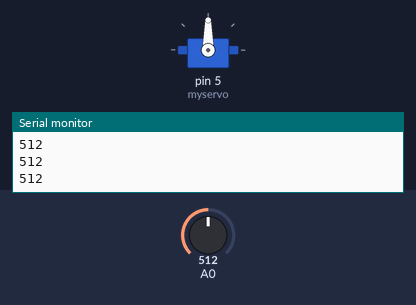
The sketch below on a simulated Arduino Uno, built with avr-gcc and run on an emulated ATmega328P. On the bench: servo, the last lines printed to the serial monitor. Inputs (shaded band) come from the test bench; at power-on: A0 = 512.

Above: at 1.7 s.
1.8 s: A0 set to 582
3.3 s: A0 set to 619
At 4.7 s:
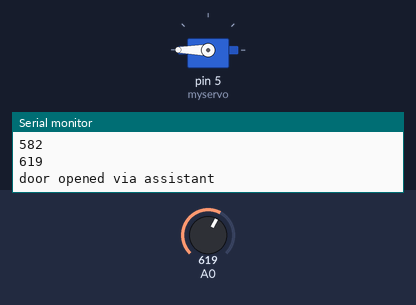
Timing chart, 0 to 6.3 s (numbered marks = the images above; inputs shaded):
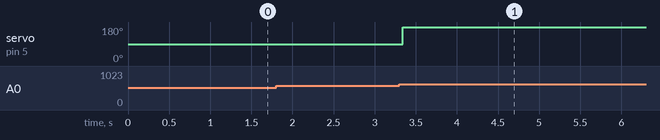

The sketch:

RFID_sensor.ino
```cpp
#include<string.h>
#include<Servo.h>


char input[12];
int count = 0;
int flag=0;
// SETUP FUNCTION
Servo myservo;
void open_door();

void setup()
{

    Serial.begin(9600); // START SERIAL AT BAUD RATE OF 9600 BITS/SEC
    pinMode(A0,INPUT);
    myservo.attach(5);
    myservo.write(90);
    delay(500);
}

void loop()
{
   flag = analogRead(A0);
  if(Serial.available()) // CHECK FOR AVAILABILITY OF SERIAL DATA
  {
      count = 0; // Reset the counter to zero

      while(Serial.available() && count < 12) {

          input[count] = Serial.read(); // Read 1 Byte of data and store it in the input[] variable

          count++; // increment counter
          delay(5);
      }
      // PRINTING RFID TAG
      Serial.println(input);
//      Serial.println();
      if(strcmp(input,"5A001E1F88D3 ")==0)
        {
         Serial.println("Access Granted to Soham");
         open_door();
        }
     else if(strcmp(input,"550073E54F8C ")==0)
        {
         Serial.println("Access Granted to Ronak");
         open_door();
        }
  }
  Serial.println(flag);
  if(flag>600)
   {
      Serial.println("door opened via assistant");
      open_door();
    }


}

void open_door()
{
   Serial.println();
   myservo.write(180);
   delay(3000);
   myservo.write(90);
}
```

Measured:
- the behaviour switches between 600 and 601 on A0 (found by bisection; images 0 and 1)
- after the input at 3.3 s, servo on pin 5 (myservo): 90° → 180° at once
